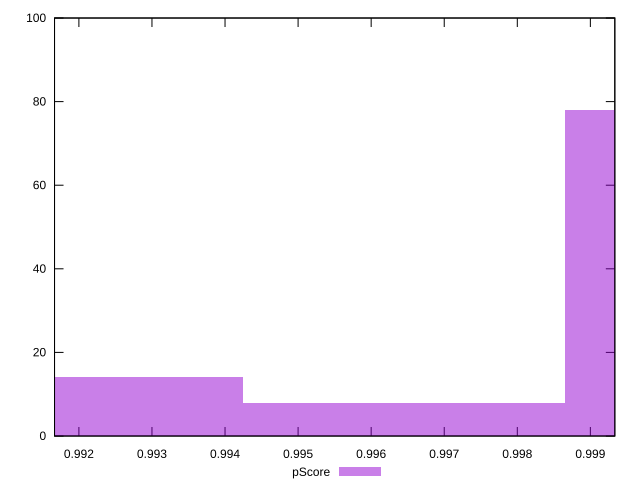

Generate this figure with gnuplot:
reset

$pScore <<EOF
1.000853502323661 78
0.9920354097921751 14
0.9964444560579181 8
EOF

set key outside below
set boxwidth 0.004409046265743
set xrange [0.9916665889753722:0.9993347129089063]
set yrange [0:100]
set trange [0:100]
set style fill transparent solid 0.5 noborder
set terminal svg size 640, 490 enhanced background rgb 'white'
set output "report_00008_2021-01-22T20:58:29.167/speed-index/samples/pages+cached+noexternal+nofonts+nosvg+noimg/pScore/histogram.svg"

plot $pScore title "pScore" with boxes

reset
